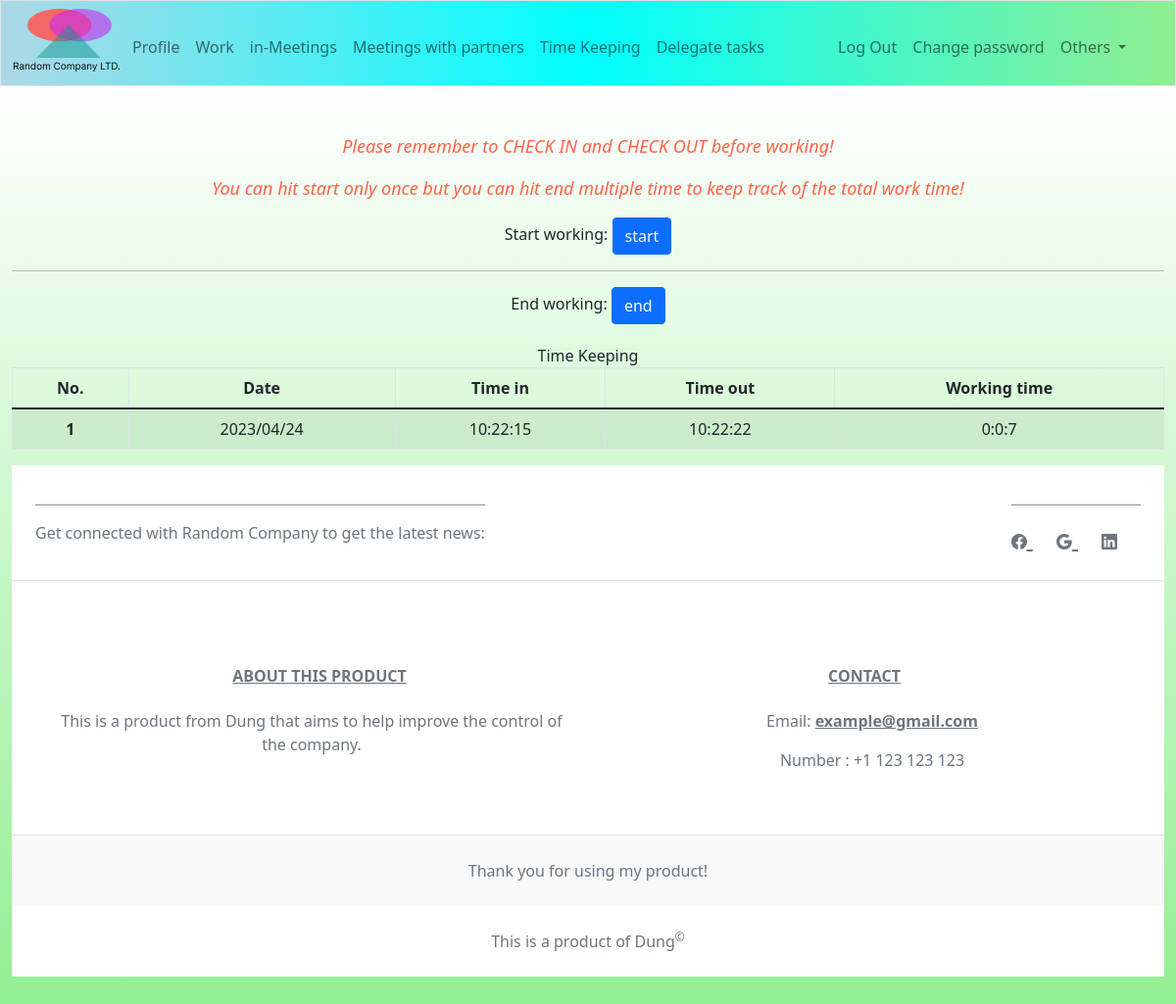
The page /time_keep (signed in) on the database as committed earlier.
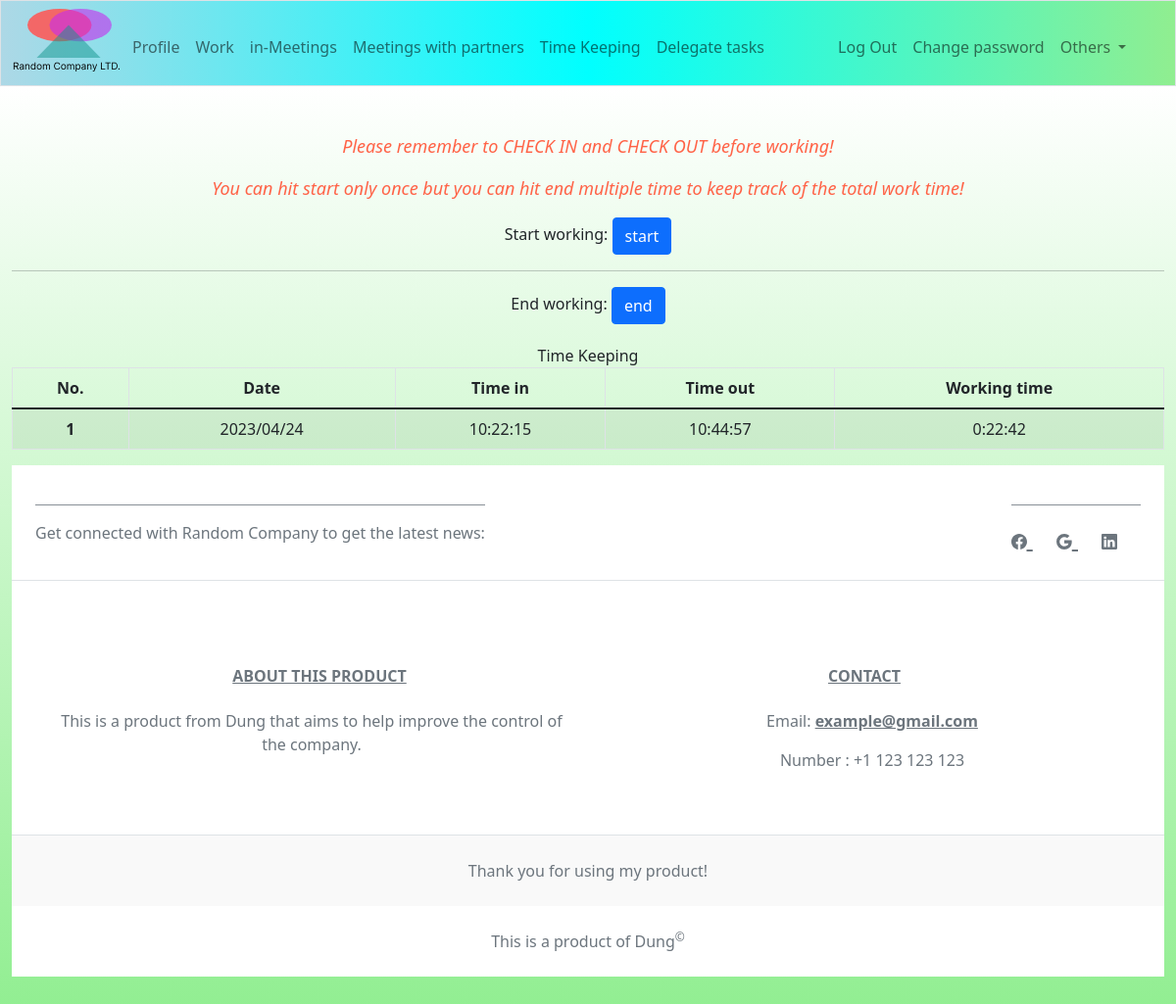
The same page on the database as committed later.
### tables this page shows
CREATE TABLE timekeep (
    worker_id INTEGER,
    date TEXT NOT NULL,
    time_in TEXT,
    time_out TEXT,
    work_time REAL,
    FOREIGN KEY(worker_id) REFERENCES workers(id)
);

### app.py (the view)
@app.route("/time_keep", methods=["GET", "POST"])
@login_required
def timekeep():
    if request.method == "POST":
        mark = request.form.get("timekeep")
        now = datetime.now()
        date, time = datetime.strftime(now, "%Y/%m/%d"), datetime.strftime(now, "%H:%M:%S")
        if mark == "start":
            if len(db.execute("SELECT time_in FROM timekeep WHERE worker_id = ? AND date = ?",
                                session["user_id"], date)) != 0:
                return apology("You can only hit start once every day!")
            else:
                db.execute("""INSERT INTO timekeep(worker_id, date, time_in, time_out, work_time)
                       VALUES(?, ?, ?, NULL, NULL)""", session["user_id"], date, time)
        else:
            try:
                time_in = db.execute("SELECT time_in FROM timekeep WHERE worker_id = ? AND date = ?",
                                session["user_id"], date)[0]["time_in"]
                start = datetime.strptime(f"{date} {time_in}", "%Y/%m/%d %H:%M:%S")
            except:
                return apology("You havent't check in yet! Please contact the admin to add your work time!")
            delta = int((now - start).total_seconds())
            hours, min_sec = divmod(delta, 3600)
            mins, secs = divmod(min_sec, 60)
            delta = f"{hours}:{mins}:{secs}"
            db.execute("""UPDATE timekeep SET time_out = ?, work_time = ? WHERE worker_id = ? AND date = ? AND time_in = ?""",
                       time, delta, session["user_id"], date, time_in)
        return redirect("/")
    else:
        time_keeping = []
        for day in db.execute("SELECT * FROM timekeep WHERE worker_id = ? ORDER BY date DESC LIMIT 7", session["user_id"]):
            time_keeping.append({
                "date": day["date"],
                "time_in": day["time_in"],
                "time_out": str(day["time_out"]),
                "work_time": str(day["work_time"])
                })
        return render_template("timekeep.html", time_keeping=time_keeping)

### app.py (called while the page is built)
@app.after_request
def after_request(response):
    response.headers["Cache-Control"] = "no-cache, no-store, must-revalidate"
    response.headers["Expires"] = 0
    response.headers["Pragma"] = "no-cache"
    return response

### funcs.py (called while the page is built)
def login_required(func):
    @wraps(func)
    def decorated_function(*args, **kwargs):
        if session.get("user_id") is None:
            return redirect("/login")
        return func(*args, **kwargs)
    return decorated_function

### templates/timekeep.html (shortened to what this page needs)
{% extends "layout.html" %}
{% block main %}
    <div class="text-center reminder">
        <p>Please remember to CHECK IN and CHECK OUT before working!</p>
        <p>You can hit start only once but you can hit end multiple time to keep track of the total work time!</p>
    </div>
    <form action="/time_keep" method="post">
        <label for="start">Start working: </label>
        <input type="submit" name="timekeep" id="start" value="start" class="btn btn-primary">
        <hr>
        <label for="end">End working: </label>
        <input type="submit" name="timekeep" id="end" value="end" class="btn btn-primary">
    </form>
    <table class="table table-striped table-bordered table-hover" id="time_keep_table">
        <label for="time_keep_table">Time Keeping</label>
        <thead class="thead-light">
            <th scope="col">No.</th>
            <th scope="col">Date</th>
            <th scope="col">Time in</th>
            <th scope="col">Time out</th>
            <th scope="col">Working time</th>
        </thead>
        <tbody>
            {% for day in time_keeping %}
                <tr>
                    <th scope="row">{{ loop.index }}</th>
                    <td>{{ day["date"] }}</td>
                    <td>{{ day["time_in"] }}</td>
                    <td>{{ day["time_out"] }}</td>
                    <td>{{ day["work_time"] }}</td>
                </tr>
            {% endfor %}
        </tbody>
    </table>
{% endblock %}

### templates/layout.html (shortened to what this page needs)
<!DOCTYPE html>
<html lang="en">
  <head>
    <link
      href="https://cdn.jsdelivr.net/npm/bootstrap@5.1.3/dist/css/bootstrap.min.css"
      rel="stylesheet"
    />
    <link href="../static/styles.css" rel="stylesheet" />
  </head>
  <body>
    <nav class="bg-light border navbar navbar-expand-md navbar-light">
      <div class="container-fluid">
        <img src="../static/logo.svg" alt="Logo" />
        <div class="collapse navbar-collapse" id="navbar">
          {% if session["user_id"] %}
          <ul class="navbar-nav me-auto mt-2">
            <li class="nav-item"><a class="nav-link" href="/">Profile</a></li>
            <li class="nav-item"><a class="nav-link" href="/work">Work</a></li>
            <li class="nav-item">
              <a class="nav-link" href="/in_meeting">in-Meetings</a>
            </li>
            <li class="nav-item">
              <a class="nav-link" href="/out_meeting">Meetings with partners</a>
            </li>
            <li class="nav-item">
              <a class="nav-link" href="/time_keep">Time Keeping</a>
            </li>
            <li class="nav-item">
              <a class="nav-link" href="/delegate_task">Delegate tasks</a>
            </li>
          </ul>
          <ul class="navbar-nav ms-auto mt-2">
            <li class="nav-item">
              <a class="nav-link" href="/logout">Log Out</a>
            </li>
            <li class="nav-item">
              <a class="nav-link" href="/change">Change password</a>
            </li>
          </ul>
          {% else %}
          <ul class="navbar-nav ms-auto mt-2">
            <li class="nav-item">
              <a class="nav-link" href="/login">Log In</a>
            </li>
          </ul>
          {% endif %} {% if session["role"] == "Ceo" or session["role"] ==
          "Director" %}
          <ul class="navbar-nav me-auto mt-2">
            <li class="nav-item dropdown">
              <a
                class="nav-link dropdown-toggle"
                href="#"
                id="navbarScrollingDropdown"
                role="button"
                data-bs-toggle="dropdown"
                aria-expanded="false"
              >
                Others
              </a>
            </li>
          </ul>
          {% endif %}
        </div>
      </div>
    </nav>
    <main class="container-fluid py-5 text-center">
      {% block main %}{% endblock %}
      <footer class="text-center text-lg-start bg-white text-muted">
        <section
          class="d-flex justify-content-center justify-content-lg-between p-4 border-bottom"
        >
          <div class="me-5 d-lg-block">
            <span>
              <hr class="dot" />
              Get connected with Random Company to get the latest news:
            </span>
          </div>
          <div>
            <hr class="dot" />
            <a href="#" style="font-size: 1.5em" class="me-4 link-secondary">
            </a>
            <a href="#" style="font-size: 1.5em" class="me-4 link-secondary">
            </a>
            <a
              href="https://www.linkedin.com/in/dung-tran-373598263/"
              style="font-size: 1.5em"
              class="me-4 link-secondary"
            >
            </a>
          </div>
        </section>
        <section
          class="d-flex justify-content-center justify-content-lg-between p-4 border-bottom"
        >
          <div class="container text-center mt-5">
            <div class="row mt-3">
              <div class="col mx-auto mb-4">
                <h6 class="text-uppercase fw-bold mb-4">
                  <u>About this product</u>
                </h6>
                <p>
                  This is a product from Dung that aims to help improve the
                  control of the company.
                </p>
              </div>
              <div class="col mx-auto mb-4">
                <h6 class="text-uppercase fw-bold mb-4"><u>Contact</u></h6>
                <p>
                  Email:
                  <a class="text-reset fw-bold" href="#!">example@gmail.com</a>
                </p>
                <p>
                  Number : +1 123
                  123 123
                </p>
              </div>
            </div>
          </div>
        </section>
        <div
          class="text-center p-4"
          style="background-color: rgba(0, 0, 0, 0.025)"
        >
          Thank you for using my product!
        </div>
        <div class="text-center p-4">
          This is a product of Dung<sup>&copy;</sup>
        </div>
      </footer>
    </main>
  </body>
</html>

### static/styles.css (style rules this page uses)
body { overflow: auto; display: flex; flex-direction: column; }
main { background-image: linear-gradient(180deg, white, lightgreen) ; position: relative; overflow: auto; }
nav { background-color: rgb(239, 239, 238); position: relative; transition-duration: 0.5s; background-image: linear-gradient(to right, lightblue, cyan, lightgreen); transition: all 250ms ease-in-out; border: 1px solid black; }
.dot { height: 2px; opacity: 0.8; text-align: center; }
.reminder { color: tomato; font-size: large; font-weight: 500; font-style: italic; }
.container { display: grid !important; }
.nav-item::after, .profile-card > p::after { content: ""; position: absolute; height: 2px; width: 110%; bottom: 0em; left: 0em; background: green; transform: scaleX(0); transition: transform 500ms ease; transform-origin: left; }
form { margin-bottom: 20px; position: relative; }

Rows that differ between the two databases and show on the page:
changed timekeep: time_out "10:22:22" → "10:44:57"; work_time "0:0:7" → "0:22:42"
